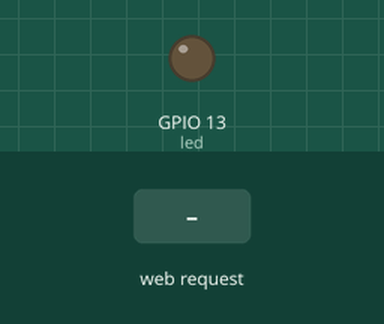
Simulated run of this sketch. Board: ESP8266 (NodeMCU). On the bench: output pins drawn as LEDs (lit = HIGH). The test bench sets the inputs (shaded band). WiFi joins after 1.5 s; servers stay silent unless stated; what the sketch prints to the serial monitor is not drawn.

Above: at 2.7 s.
2.8 s: HTTP request GET / received
At 3.6 s:
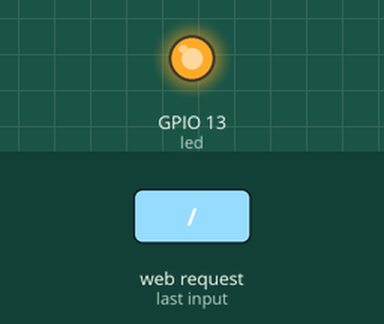
Timing chart, 0 to 5.8 s (numbered marks = the images above; inputs shaded):
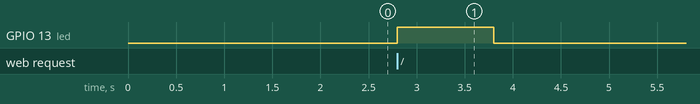

Measured:
- after the input at 2.8 s, GPIO 13 (led): LOW → HIGH at once, → LOW 1.0 s later

The sketch:

PlantServerESP.ino
```cpp
#include <ESP8266WiFi.h>
#include <WiFiClient.h>
#include <ESP8266WebServer.h>
#include <ESP8266mDNS.h>
#include <sstream>
#include <vector>

#ifndef STASSID
#define STASSID "Example123" // YOUR WIFI NAME
#define STAPSK  "password" // YOUR WIFI PASSWORD
#endif

const char* ssid = STASSID;
const char* password = STAPSK;

ESP8266WebServer server(80);

const int led = 13;
/*
 * GET("/") - recieves string of sensor values from Arduino Nano Serial.print()
 * GET("/inline") - test the server should responsd with "test"
 *
 * Board used "Generic ESP8266 Module"
 */
void handleRoot() {
  digitalWrite(led, 1);
  String s = Serial.readString(); // read the serial print from the arduino nano
  String payload ="";
  bool newline = false;
  for(int i = 0; i<s.length();i++){ // only get last line (most recent from buffer)
      if(newline){
          payload = "";
          newline = false;
      }
      char c = s.charAt(i);
      payload += c;
      if(c == '\n'){
          newline = true;
      }
  }

  server.send(200, "text/plain", payload); // send the sensor values
  digitalWrite(led, 0);
}

void handleNotFound() {
  digitalWrite(led, 1);
  String message = "File Not Found\n\n";
  message += "URI: ";
  message += server.uri();
  message += "\nMethod: ";
  message += (server.method() == HTTP_GET) ? "GET" : "POST";
  message += "\nArguments: ";
  message += server.args();
  message += "\n";
  for (uint8_t i = 0; i < server.args(); i++) {
    message += " " + server.argName(i) + ": " + server.arg(i) + "\n";
  }
  server.send(404, "text/plain", message);
  digitalWrite(led, 0);
}

void setup(void) {
  pinMode(led, OUTPUT);
  digitalWrite(led, 0);
  Serial.begin(115200);
  WiFi.mode(WIFI_STA);
  WiFi.begin(ssid, password);
  Serial.println("");

  // Wait for connection
  while (WiFi.status() != WL_CONNECTED) {
    delay(500);
    Serial.print(".");
  }
  Serial.println("");
  Serial.print("Connected to ");
  Serial.println(ssid);
  Serial.print("IP address: ");
  Serial.println(WiFi.localIP());

  if (MDNS.begin("esp8266")) {
    Serial.println("MDNS responder started");
  }

  server.on("/", handleRoot);

  server.on("/inline", []() {
    server.send(200, "text/plain", "test");
  });

  server.onNotFound(handleNotFound);

  server.begin();
  Serial.println("HTTP server started");
}

void loop(void) {
  server.handleClient();
  MDNS.update();
}
```
